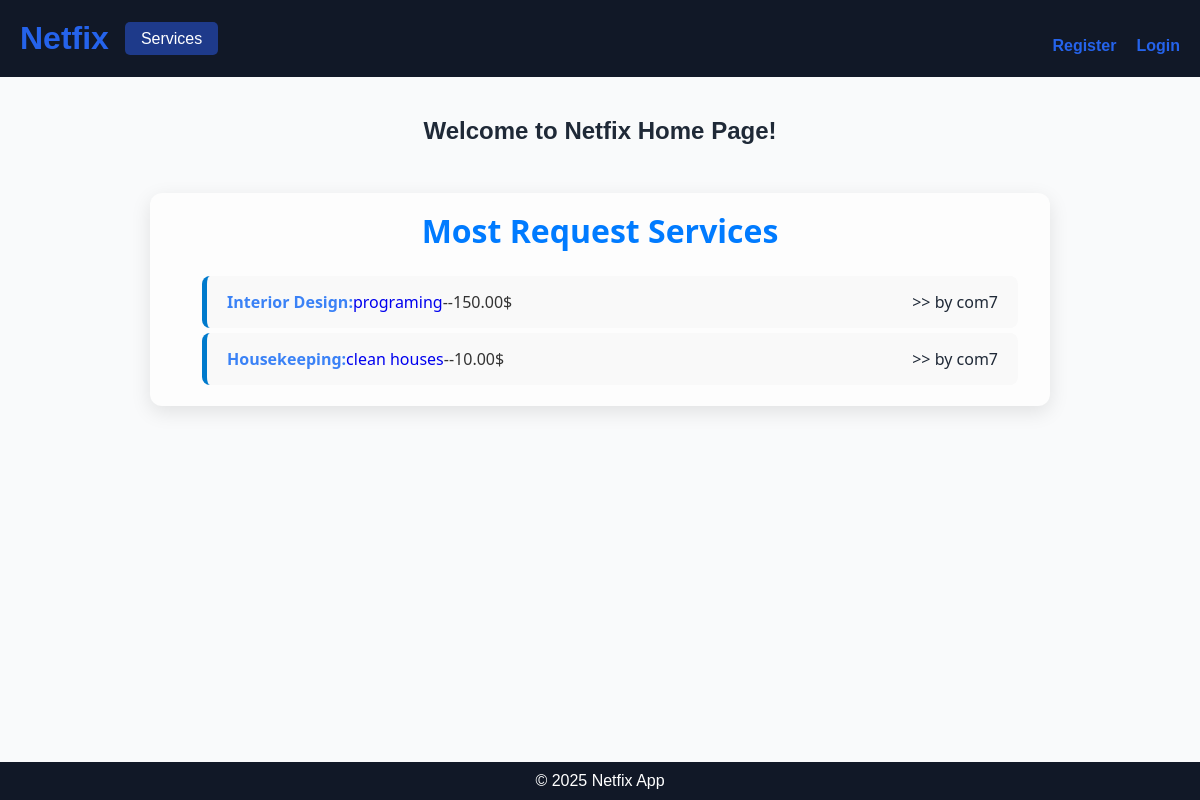
Before: / with the older database file.
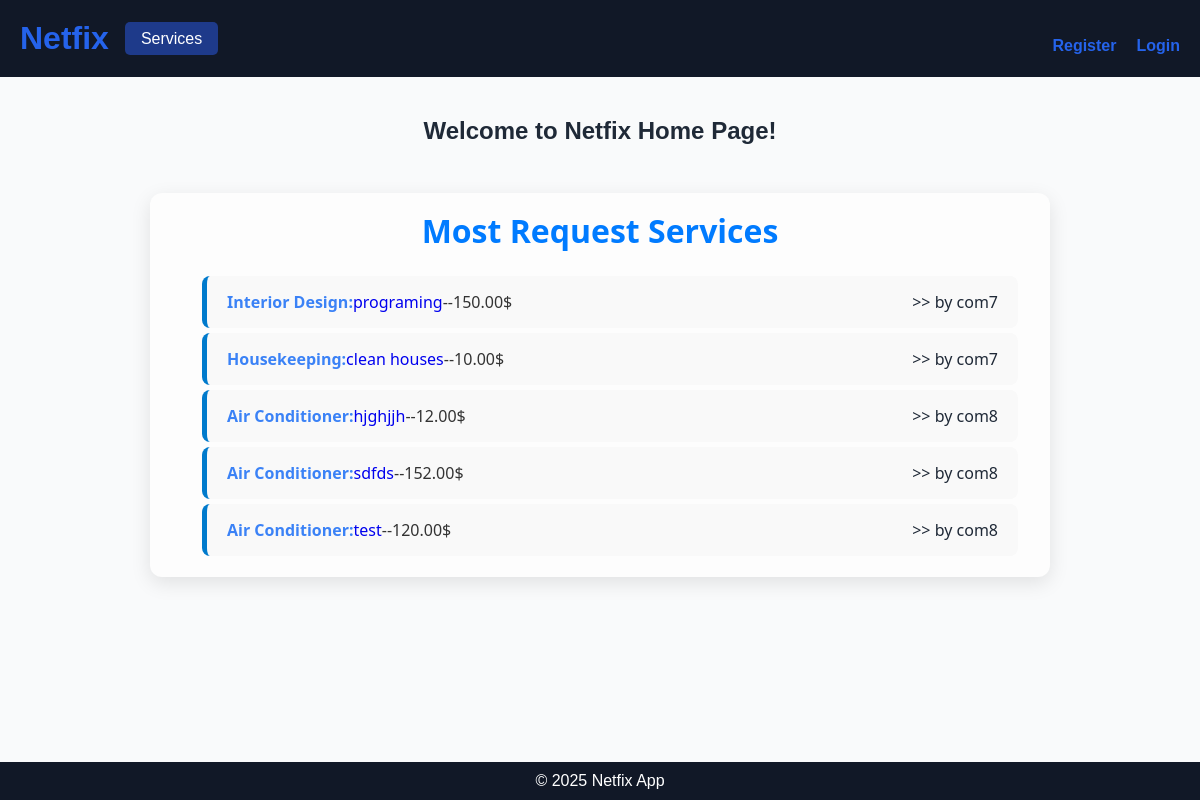
After: the same page with the newer database file.
### services/models.py (models this page shows, shortened)
class Service(models.Model):
    FIELD_CHOICES = [
        ('Air Conditioner', 'Air Conditioner'),
        ('All in One', 'All in One'),
        ('Carpentry', 'Carpentry'),
        ('Electricity', 'Electricity'),
        ('Gardening', 'Gardening'),
        ('Home Machines', 'Home Machines'),
        ('Housekeeping', 'Housekeeping'),
        ('Interior Design', 'Interior Design'),
        ('Locks', 'Locks'),
        ('Painting', 'Painting'),
        ('Plumbing', 'Plumbing'),
        ('Water Heaters', 'Water Heaters'),
    ]
    name = models.CharField(max_length=100)
    description = models.TextField()
    field = models.CharField(max_length=50, choices=FIELD_CHOICES)
    price_per_hour = models.DecimalField(max_digits=8, decimal_places=2)
    created_at = models.DateTimeField(auto_now_add=True)
    company = models.ForeignKey(settings.AUTH_USER_MODEL, on_delete=models.CASCADE)

### users/models.py (models this page shows, shortened)
class CostumUser(AbstractBaseUser,PermissionsMixin):
    username = models.CharField(max_length=125)
    email = models.EmailField(unique=True)
    is_active = models.BooleanField(default=True)
    is_staff = models.BooleanField(default=False)
    is_company = models.BooleanField(default=False)
    is_customer = models.BooleanField(default=False)
    objects = CostumUserManager()
    USERNAME_FIELD = 'email'
    REQUIRED_FIELDS = ['username']

### main/views.py (the view)
# urls.py: path('', views.home , name='home'),
def home(request):
    service = request.GET.get('service')
    services = Service.objects.all()
    if service:
        services = services.filter(field=service)
    most_requested_services = services.annotate(
        num_requests=Count('servicerequest')
    ).order_by('-num_requests')[:5]  # Top 5 most requested services
    return render(request, 'main/home.html', {'services': most_requested_services, 'selected_service': service,'serv_title':service})

### main/templates/main/home.html
{% extends 'main/base.html' %} {% block title %}Home | Netfix{% endblock %}
{% block content %}
<h2>Welcome to Netfix Home Page!</h2>
<section class="company-list">
  {% if services %}
  <h3>{% if serv_title %} {{serv_title }} Services  {% else %} Most Request Services {%endif%}</h3>
  <ul>
    {% for service in services %}
    <li class="service-card" style="margin: 5px 0;">
        <div style="display: flex; align-items: center;">
        <h4 style="color: var(--secondary-color);">{{ service.field }}: </h4><a href="{% url 'service_detail'  service.id%}"> {{ service.name }}</a><span>--{{ service.price_per_hour }}$</span>
        </div>
        <p style="color:var(--text-color) ;">>> by {{service.company.username}}</p>
    </li>
    {% endfor %}
  </ul>
  {% else %}
  <p>No services available at the moment.</p>
  {% endif %}
</section>
{% endblock %}

### main/templates/main/base.html (shortened to what this page needs)
{% load static %}
<!DOCTYPE html>
<html lang="en">
<head>
    <link rel="stylesheet" href="{% static 'main/css/style.css' %}">
    <link rel="stylesheet" href="https://cdnjs.cloudflare.com/ajax/libs/font-awesome/6.5.0/css/all.min.css" />
</head>
<body>
    <header>
        <div class="header-left">
            <a href="/">
                <h1>Netfix</h1>
            </a>
            <div class="service-menu">
                <a href="{% url 'services' %}" class="service-button">Services </a>
            </div>
        </div>
        <nav>
            <ul>
                {% if user.is_authenticated %}
                <li><a href="{% url 'profile' %}">Profile</a></li>
                    <li><a href="{% url 'logout' %}">Logout</a></li>
                {% else %}
                    <li><a href="{% url 'register' %}">Register</a></li>
                    <li><a href="{% url 'login' %}">Login</a></li>
                {% endif %}
            </ul>
        </nav>
    </header>
    <main>
        {% block content %}{% endblock %}
    </main>
    <footer>
        <p>&copy; 2025 Netfix App</p>
    </footer>
</body>
</html>

### main/static/main/css/style.css (style rules this page uses)
:root { --primary-color: #1e3a8a; --secondary-color: #3b82f6; --background-color: #f9fafb; --text-color: #1f2937; --link-color: #2563eb; --header-bg-color: #111827; --footer-bg-color: #111827; --white-color: #ffffff; --black-color: #000000; }
* { margin: 0; padding: 0; box-sizing: border-box; }
body { font-family: Arial, sans-serif; background-color: var(--background-color); color: var(--text-color); }
a { text-decoration: none; }
main { padding: 40px 20px; }
.company-list { max-width: 900px; margin: 3rem auto; padding: 1rem 2rem; background-color: #fdfdfd; border-radius: 12px; box-shadow: 0 6px 20px rgba(0,0,0,0.1); font-family: 'Segoe UI', Tahoma, Geneva, Verdana, sans-serif; color: #333; }
.company-list h3 { text-align: center; font-size: 2rem; margin-bottom: 1.5rem; color: #007bff; }

### main/static/main/css/header.css (style rules this page uses)
header { background-color: var(--header-bg-color); color: var(--white-color); padding: 20px; display: flex; align-items: center; justify-content: space-between; }
.header-left { display: flex; align-items: center; gap: 1rem; }
.service-menu { position: relative; }
.service-button { background-color: var(--primary-color); color: var(--white-color); padding: 8px 16px; font-size: 1rem; border: none; border-radius: 5px; cursor: pointer; transition: background-color 0.3s ease; }
header h1 { font-size: 2rem; color: var(--link-color); }
nav ul { list-style-type: none; display: flex; justify-content: center; gap: 20px; }
nav ul li a { color: var(--link-color); text-decoration: none; font-weight: bold; }

### main/static/main/css/authofication.css (style rules this page uses)
h2 { text-align: center; margin-bottom: 20px; }
ul { margin-top: 15px; padding-left: 20px; list-style-type: none; }

### main/static/main/css/footer.css (style rules this page uses)
footer { background-color: var(--footer-bg-color); color: var(--white-color); text-align: center; padding: 10px; position: fixed; width: 100%; bottom: 0; }

### main/static/main/css/profile.css (style rules this page uses)
.service-card { background-color: #f9f9f9; padding: 15px 20px; border-left: 5px solid #007acc; border-radius: 8px; display: flex; align-items: center; justify-content: space-between; }

Changed rows visible on the page:
added Service: field "Air Conditioner", name "hjghjjh", price_per_hour "12.00", company.username "com8"
added Service: field "Air Conditioner", name "sdfds", price_per_hour "152.00", company.username "com8"
added Service: field "Air Conditioner", name "test", price_per_hour "120.00", company.username "com8"
